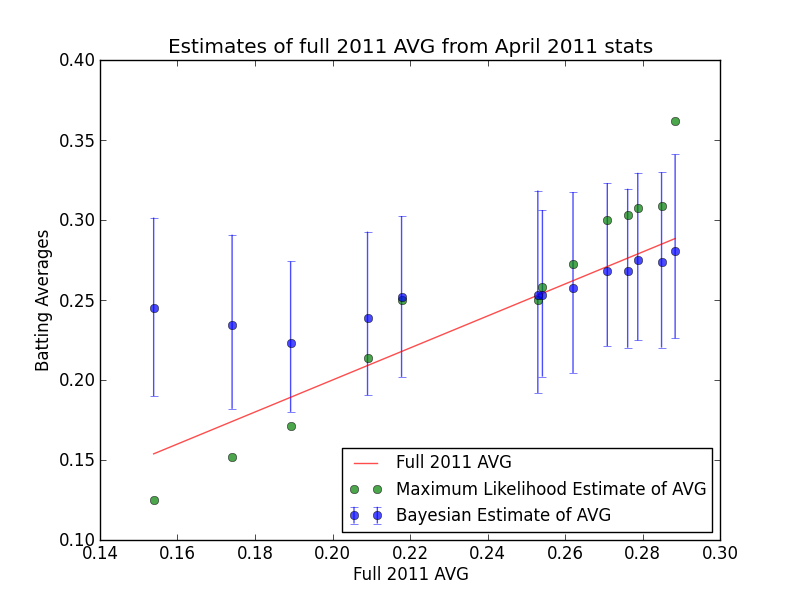

This figure's Python source:
''' This script computes a bayesian estimate of batting averages '''

# homework 10, python seminar fall 2013
# Ryan Janish

import numpy as np
from matplotlib import pyplot as plt
import pandas as pd
import pymc as pm

# read stats for 2011 
april_data = pd.read_table("laa_2011_april.txt", sep=r"\s*")
april_batting = april_data[["Player", "H", "AB"]]
for column in ["H", "AB"]:
    april_batting[column] = april_batting[column].astype(np.float64)
full = pd.read_table("laa_2011_full.txt", sep=r"\s*")
full_batting = full[["Player", "H", "AB"]]
for column in ["H", "AB"]:
    full_batting[column] = full_batting[column].astype(np.float64)
full_averages = np.array(full_batting["H"]/full_batting["AB"])

# maximum likelihood estimate; avg = hits/at-bats
mle_averages = np.array(april_batting["H"]/april_batting["AB"])

# bayesian estimate
import batting_model
M = pm.MCMC(batting_model)
print "generating posterior distributions:"
M.sample(iter=10000, burn=1000, thin=2)
print ''
post_samples = M.trace('avg')[:]
players = np.array(april_data.Player)
# save traces
for player_num, player in enumerate(players):
    fig, ax = plt.subplots(1,1)
    ax.plot(post_samples[:, player_num])
    ax.set_title("MCMC trace for {}".format(player))
    fig.savefig("trace-{}.png".format(player))
# get mean, confidence intervals 
summary = M.stats()['avg']
low = summary['quantiles'][2.5]
high = summary['quantiles'][97.5]
means = summary['mean']
print "\npredicted mean batting average:"
for player_num, player in enumerate(players):
    print "{}\t\t{:.3f}".format(player, means[player_num])
print "\npredicted 95% confidence interval batting average:"
for player_num, player in enumerate(players):
    print "{}\t\t{:.3f}, {:.3f}".format(player, low[player_num], 
                                        high[player_num])
# check for real averages outside CI
print "\nactual 2011 batting average:"
for player_num, player in enumerate(players):
    print "{}\t\t{:.3f}".format(player, full_averages[player_num])

fails = (full_averages < low) | (high < full_averages)
print ("\nnumber of actual averages outside the estimated"
       " confidence interval: {}/{}".format(np.sum(fails), len(fails)))
# plot mle and bayesian estimates vs true values
fig, ax = plt.subplots(1,1)
ax.plot(full_averages, full_averages, '-r', alpha=0.7, 
        label="Full 2011 AVG")
ax.plot(full_averages, mle_averages, 'og', alpha=0.7,
        label="Maximum Likelihood Estimate of AVG")
ax.errorbar(full_averages, means, yerr=[means - low, high - means], 
            alpha=0.7, marker='o', linestyle='', 
            label="Bayesian Estimate of AVG")
ax.set_title("Estimates of full 2011 AVG from April 2011 stats")
ax.set_xlabel("Full 2011 AVG")
ax.set_ylabel("Batting Averages")
ax.legend(loc='lower right', fontsize=12)
fig.savefig("batting_averages.png")
